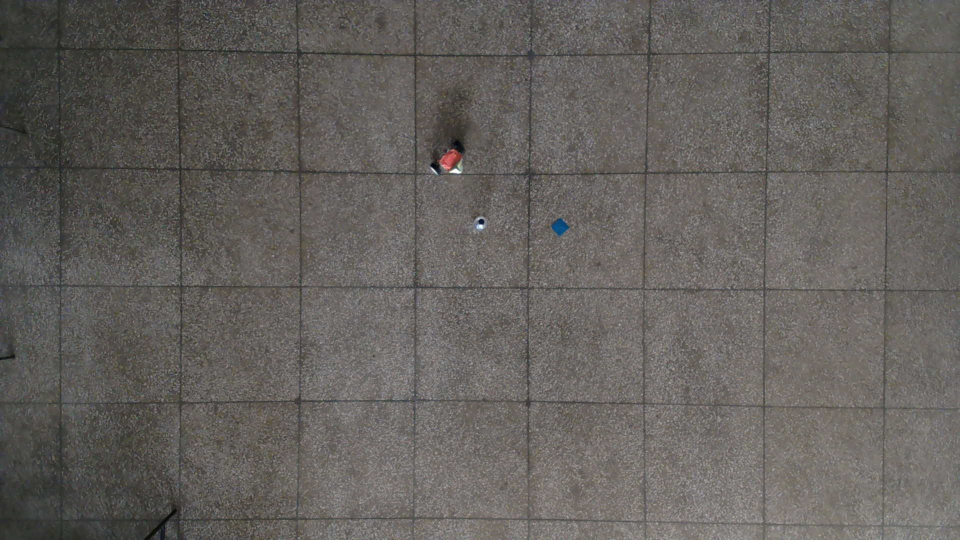
#> input picture Project/draw-train/a2.jpg, 1920 x 1080 px (shown at 1/2 size)
$ python -i obstacle-avoid.py   (imports and definitions only)
#> lines starting #> are read from the running program, lines starting #| are printed output that depends on the picture; after the words box and inside, x2 and y2 are one past the last pixel; in counts of white or black regions, pixels touching at a corner belong together
#> further down, picture is the input picture: shape (1080, 1920, 3); mean B, G, R 92.9, 96.6, 100.1
import math
import cv2
import numpy as np
import heapq

UP = "w"
DOWN = "s"
RIGHT = "d"
LEFT = "a"

#HSV lower and upper thresholds

RED = [[0,173,150],[35,255,255]]
GREEN = [[50,97,32],[92,255,255]]
BLUE = [[84,138,32],[108,255,255]]
PINK = [[166,89,157],[179,110,182]]

BOT = np.array(RED)
HEAD = np.array(GREEN)
DEST = np.array(BLUE)
OBS = np.array(PINK)


# intersection


# [46 lines left out: functions line_intersects_rectangle, line_segments_intersect, not called in this run]


#Dijkstra


def euclidean_distance(p1, p2):
    # Calculate the Euclidean distance between two points
    return math.sqrt((p1[0] - p2[0])**2 + (p1[1] - p2[1])**2)

# [31 lines left out: function dijkstra_shortest_path, not called in this run]

def get_shortest_path_sequence(points, obstacles):
    # Create a graph where keys are integer indices and values are dictionaries of neighbors and distances
    n = len(points)
    graph = {i: {} for i in range(n)}
    for i in range(n):
        for j in range(n):
            if i != j:
                distance = euclidean_distance(points[i], points[j])
                graph[i][j] = distance
                ok = True
                for ob in obstacles:
                    x,y,w,h = ob
                    if(line_intersects_rectangle(points[i], points[j], [x,y], w, h)):
                        ok = False
                        break
                if(not ok):
                    graph[i][j] = 10000

    # Find the shortest path using Dijkstra's algorithm
    shortest_path_indices = dijkstra_shortest_path(graph, 0, n - 1)

    # Convert indices to points
    shortest_path_points = [points[i] for i in shortest_path_indices]

    return shortest_path_points


import random

# [23 lines left out: functions get_random_point, is_point_inside_rectangle, not called in this run]

# Function to calculate distance between two points
def distance(p1, p2):
    return math.sqrt((p2[0] - p1[0])**2 + (p2[1] - p1[1])**2)

# Function to calculate dot product of two points
def dot(p1, p2):
    return p1[0]*p2[0] + p1[1]*p2[1]

# Function to add two points
def add(p1, p2):
    return [p1[0] + p2[0], p1[1] + p2[1]]

# Function to subtract two points
def sub(p1, p2):
    return [p1[0] - p2[0], p1[1] - p2[1]]

def magnitude(p):
    return math.sqrt(p[0]**2 + p[1]**2)

# Function to calculate the angle (in radians) between two points
# [13 lines left out: function angle_between_points, not called in this run]


def cross_product(p1, p2):
    return p1[0] * p2[1] - p1[1] * p2[0]

# [9 lines left out: function orientation, not called in this run]


def find_mean_point(contour):
    num_points = len(contour)
    mean_x = sum(point[0][0] for point in contour) / num_points
    mean_y = sum(point[0][1] for point in contour) / num_points

    return (mean_x, mean_y)

def get_min_deviation(contour, center):
    dx = 0
    dy = 0
    for point in contour:
        p = point[0]
        dx += abs(p[0]-center[0])
        dy += abs(p[1]-center[1])
    return dx + dy


def draw_circle_around_point(image, center, radius=4, color=(0, 255, 0), thickness=-1):
    new_image = image.copy()  # Create a copy to avoid modifying the original image
    center = tuple(map(int, center))  # Ensure center coordinates are integers

    # Draw the circle on the image
    cv2.circle(new_image, center, radius, color, thickness)

    return new_image

# [9 lines left out: function draw_line_between_points, not called in this run]

kernel = np.ones((5, 5), np.uint8)

def get_detected_object_centers(image, lower_color, upper_color, max_objects=1, threshold = 100):
    # Convert to HSV
#> called with lower_color = array of shape (3,), upper_color = array of shape (3,), max_objects = 1, threshold = 100
    hsv_image = cv2.cvtColor(image, cv2.COLOR_BGR2HSV)
#> hsv_image: shape (1080, 1920, 3); mean H, S, V 28.5, 20.3, 100.4

    # Threshold the image
    red_mask = cv2.inRange(hsv_image, lower_color, upper_color)
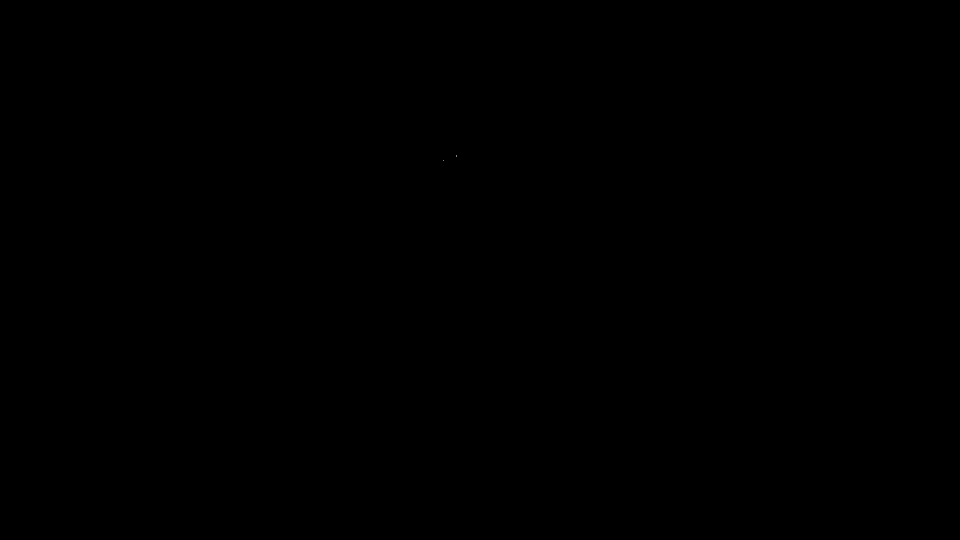
#> red_mask: shape (1080, 1920) (shown at 1/2 size); 0% white in thin lines or dots, all inside (x1, y1, x2, y2) = (887, 311, 914, 321)
    # red_mask = cv2.dilate(red_mask, kernel, iterations=1)

    # Find contours in the binary mask
    contours, _ = cv2.findContours(red_mask, cv2.RETR_EXTERNAL, cv2.CHAIN_APPROX_SIMPLE)
#> contours = 2 contours, all with area under 20

    candidates = []

    # Iterate over contours
    for contour in contours:
        center = find_mean_point(contour)
        mean_deviation = get_min_deviation(contour, center)
        candidates.append([contour, center, mean_deviation])
#> this loop made 2 passes
#> (num_points in find_mean_point, mean_x in find_mean_point, mean_y in find_mean_point, mean_deviation) on pass 1: (1, 887, 320, 0)
#> (contour, num_points in find_mean_point, mean_x in find_mean_point, mean_y in find_mean_point, mean_deviation) on pass 2: ([[912, 311], [913, 312]], 2, 912.5, 311.5, 2)
#> after the loop, candidates = [[[[887, 320]], (887, 320), 0], [[[912, 311], [913, 312]], (912.5, 311.5), 2]]

    sorted_candidates = sorted(candidates, key=lambda x: x[2], reverse=True)
#> sorted_candidates = [[[[912, 311], [913, 312]], (912.5, 311.5), 2], [[[887, 320]], (887, 320), 0]]

    detected_objects = sorted_candidates[:max_objects]
#> detected_objects = [[[[912, 311], [913, 312]], (912.5, 311.5), 2]]

    object_contours = []
    object_centers = []

    for object in detected_objects:
        if(object[2] >= threshold):
            object_contours.append(object[0])
            object_centers.append(object[1])
#> this loop made 1 pass
#> object on pass 1: [[[912, 311], [913, 312]], (912.5, 311.5), 2]
#> after the loop, object_centers = []; object_contours = []

    return object_contours, object_centers

def draw_bounding_box(image, contour, color=(0, 255, 0), thickness=-1):
    new_image = image.copy()  # Create a copy to avoid modifying the original image

    # Convert the contour to a bounding rectangle
    x, y, w, h = cv2.boundingRect(contour)

    # print(x, y, w, h)

    # Draw the bounding box on the image
    cv2.rectangle(new_image, (x, y), (x + w, y + h), color, thickness)

    return new_image

# [33 lines left out: functions draw_bounding_box_with_offset, process_image_2, not called in this run]

def process_image(image):

    bot_width = 50

    bot_contours, bot_centers = get_detected_object_centers(image, BOT[0], BOT[1], 1)
#> bot_contours = []; bot_centers = []
    bot_center = None

    if(len(bot_centers) > 0):
        x, y, w, h = cv2.boundingRect(bot_contours[0])
        bot_width = w
        image = draw_bounding_box(image, bot_contours[0], (0,0,255))
        bot_center = bot_centers[0]
    else:
        print('Bot out of view')

    dest_contours, dest_centers = get_detected_object_centers(image, DEST[0], DEST[1], 1)
#> in get_detected_object_centers (call 2), `red_mask = cv2.inRange(hsv_image, lower_color, upper_color)`: red_mask: shape (1080, 1920); 0.03% white; 2 white regions (1 under 20 px)
#> in get_detected_object_centers (call 2), `contours, _ = cv2.findContours(red_mask, cv2.RETR_EXTERNAL, cv2.CHAIN_..`: contours = 2 contours, 1 with area under 20; largest, box (x1, y1, x2, y2) and area: (1104, 437, 1138, 471) 648
#> the loop in get_detected_object_centers (call 2), `for contour in contours:` made 2 passes
#> (num_points in find_mean_point, mean_x in find_mean_point, mean_y in find_mean_point, mean_deviation) on passes 1 to 2: (1, 960, 443, 0), (50, 1120.3, 453, 907)
#> the loop in get_detected_object_centers (call 2), `for object in detected_objects:` made 1 pass
#> after the loop in get_detected_object_centers (call 2), `for object in detected_objects:`: object_centers = [(1120.3, 453)]; object_contours = 1 contour; box (x1, y1, x2, y2) and area: (1104, 437, 1138, 471) 648
#> dest_contours has the same summary as object_contours in get_detected_object_centers; dest_centers = [(1120.3, 453)]
    dest_center = None

    if(len(dest_centers) > 0):
        dest_center = dest_centers[0]
#> dest_center = (1120.3, 453)
        image = draw_bounding_box(image, dest_contours[0], (255,0,0))
#> in draw_bounding_box, `x, y, w, h = cv2.boundingRect(contour)`: x = 1104; y = 437; w = 34
#> in draw_bounding_box, `cv2.rectangle(new_image, (x, y), (x + w, y + h), color, thickness)`:
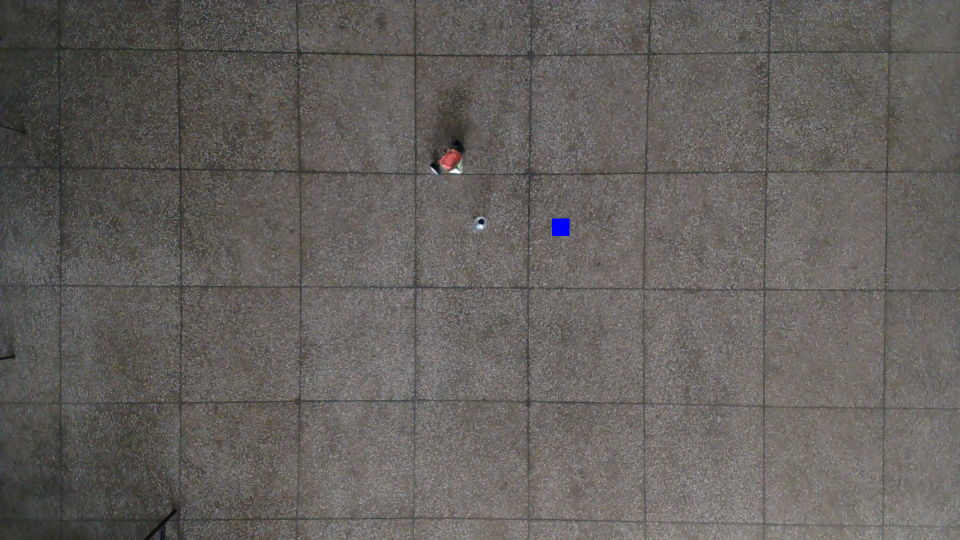
#> new_image: shape (1080, 1920, 3) (shown at 1/2 size); 0.06% of pixels changed, all inside (x1, y1, x2, y2) = (1104, 437, 1139, 472)
    else:
        print('Destination out of view')


    head_contours, head_centers = get_detected_object_centers(image, HEAD[0], HEAD[1], 1)
#> in get_detected_object_centers (call 3), `hsv_image = cv2.cvtColor(image, cv2.COLOR_BGR2HSV)`: hsv_image: shape (1080, 1920, 3); mean H, S, V 28.6, 20.4, 100.5
#> in get_detected_object_centers (call 3), `red_mask = cv2.inRange(hsv_image, lower_color, upper_color)`: red_mask: shape (1080, 1920); every value is 0
#> head_contours = []; head_centers = []
    head_center = None

    if(len(head_centers) > 0):
        image = draw_bounding_box(image, head_contours[0], (15, 105, 18))
        head_center = head_centers[0]
    else:
        print('Head out of view')


    obs_contours, obs_centers = get_detected_object_centers(image, OBS[0], OBS[1], 6)
#> in get_detected_object_centers (call 4), `red_mask = cv2.inRange(hsv_image, lower_color, upper_color)`: red_mask: shape (1080, 1920); 0% white in thin lines or dots, all inside (x1, y1, x2, y2) = (882, 316, 895, 339)
#> in get_detected_object_centers (call 4), `contours, _ = cv2.findContours(red_mask, cv2.RETR_EXTERNAL, cv2.CHAIN_..`: contours = 4 contours, all with area under 20
#> obs_contours = []; obs_centers = []
    obs_center = None
    obstacles = []

    num_obs = len(obs_centers)
#> num_obs = 0
    for i in range(num_obs):
        image = draw_bounding_box(image, obs_contours[i], (96, 12, 102))
        offset = int(bot_width/2) + 5
        image = draw_bounding_box_with_offset(image, obs_contours[i], (96, 12, 102), 2, offset)
        x, y, w, h = cv2.boundingRect(obs_contours[i])
        x += int(w/2)
        y += int(h/2)
        w += 2*offset
        h += 2*offset
        obstacles.append([x,y,w,h])
#> after the loop, obstacles = []

    print(obstacles)

    if(bot_center and dest_center and head_center):
        image = draw_line_between_points(image, bot_center, dest_center)


    # generate random points now...

    points = []

    n_w = 5
    n_h = 3

    d_w = display_width // n_w
    d_h = display_height // n_h

    for i in range(n_w):
        x = d_w//2 + d_w*i
        for j in range(n_h):
            y = d_h//2 + d_h*j
            ok = True
            for ob in obstacles:
                if(is_point_inside_rectangle(x,y,ob[0],ob[1],ob[2],ob[3])):
                    ok = False
                    break
            if(ok):
                points.append([x,y])
                image = draw_circle_around_point(image, (x,y), 6, (255, 255, 255))
#> this loop made 5 passes
#> x on passes 2 to 5: 576, 960, 1344, 1728
#> after the loop, points = [[192, 180], [192, 540], [192, 900], [576, 180], [576, 540], [576, 900], [960, 180], [960, 540], [960, 900], [1344, 180], [1344, 540], [1344, 900], [1728, 180], [1728, 540], [1728, 900]]

    points.insert(0,bot_center)
    points.append(dest_center)

    path = []
    try:
        path = get_shortest_path_sequence(points, obstacles)
#> in get_shortest_path_sequence, `n = len(points)`: n = 17
#> after the loop in get_shortest_path_sequence, `for i in range(n):`: graph = 17 items
        p_tmp = []
        for x in path:
            p_tmp.append((int(x[0]),int(x[1])))
        path = p_tmp
        for i in range(len(path)-1):
            image = draw_line_between_points(image, path[i], path[i+1], (0,0,255))

    except:
        pass


    return image, bot_center, head_center, dest_center, path


# Set the desired display dimensions
display_width = 1920
display_height = 1080


# [19 lines of commented-out code are left out]

import websocket

is_connected = False

# Define the WebSocket server address
server_address = "ws://192.168.137.84:81/"

# Define the callback function to handle WebSocket events
def on_message(ws, message):
    pass

def on_error(ws, error):
    print("Error:", error)

def on_close(ws):
    print("WebSocket connection closed")


# [4 lines left out: function on_open, not called in this run]

# [5 lines that did not run here, left out]
objects = []

# [4 lines left out: function drawing, not called in this run]


rotation_k = 1.5
forward_k = 15
previous_angle = 0
rotation_d = 0

# [119 lines left out: functions get_command, video_thread, not called in this run]

import threading
# [3 lines not run here, left out]


# UI

>>> import cv2
>>> picture = cv2.imread('../draw-train/a2.jpg')
>>> result = process_image(picture)
#> result = 5 items
